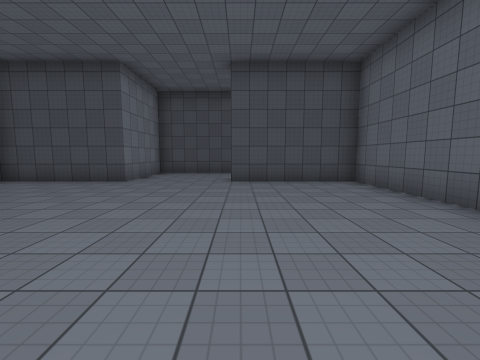
view 1 (above)

18 first-person views from a walk through a scene from a Unity 3-D project. The camera is 1.5 m above the floor, tilts 6° down and sees 90° across. The floor is counted in squares, 2 m on a side. Each view is taken from the middle of a square. On the plan, view 1 faces up. The plan holds only what a view shows up to about 9 squares ahead; the rest is blank. The place goes on beyond the plan. The player character is not drawn. Surface patterns are stand-ins for the level's own textures.

view 2
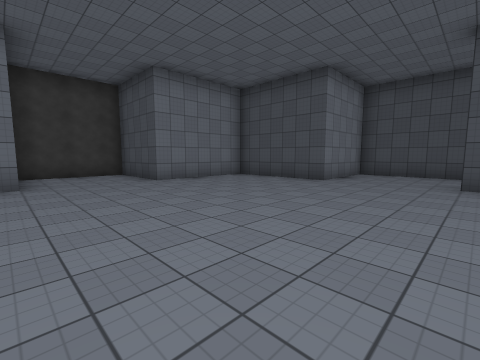

view 3
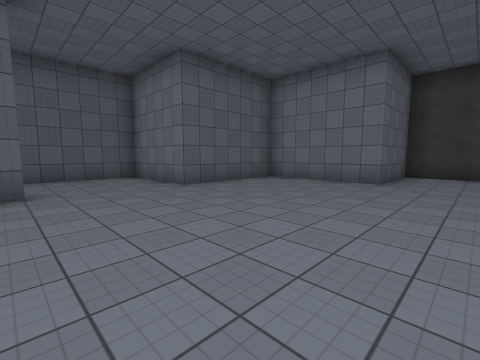

view 4
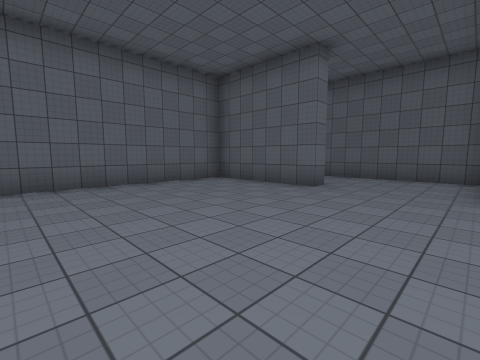

view 5
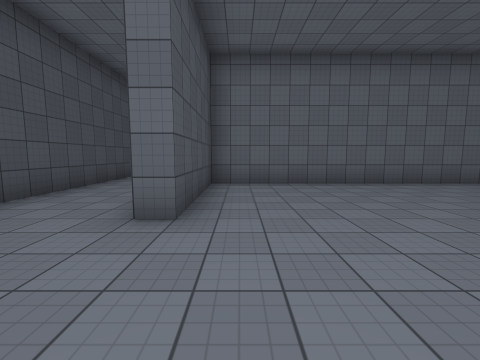

view 6
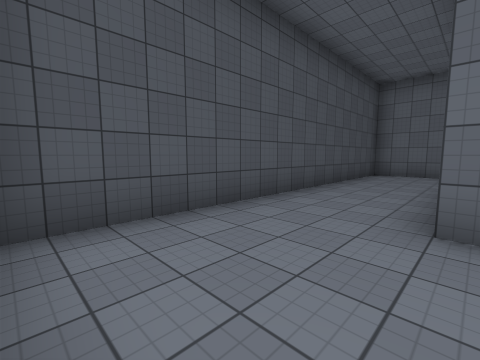

view 7
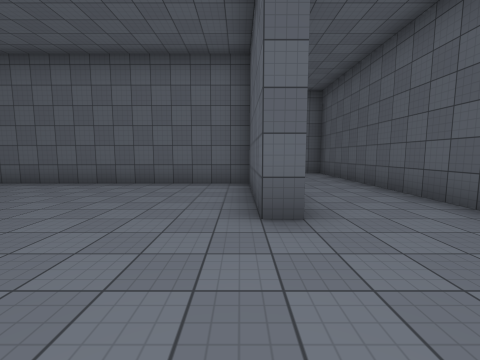

view 8
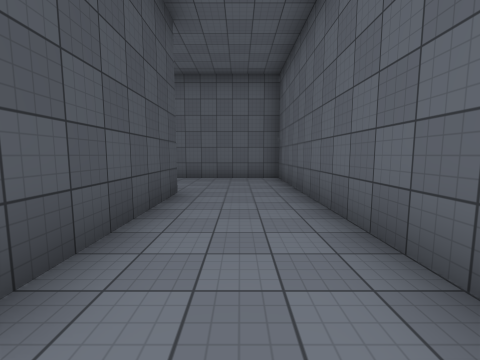

view 9
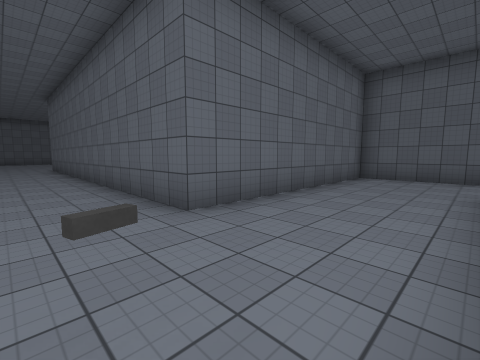

view 10
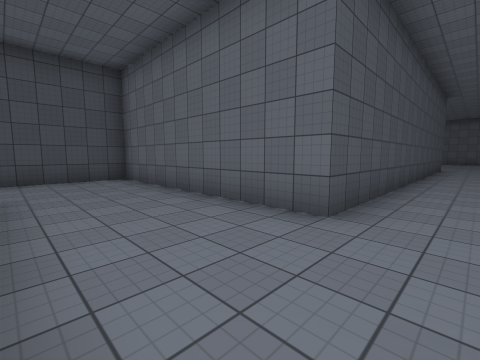

view 11
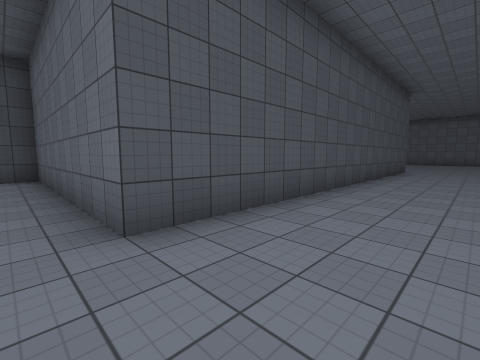

view 12
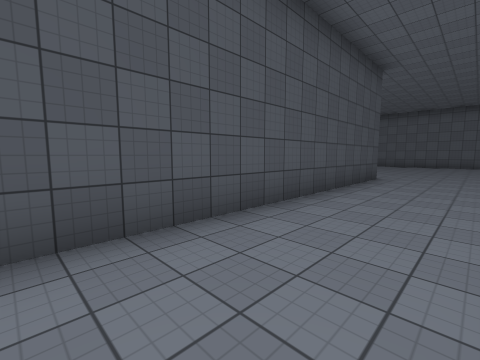

view 13
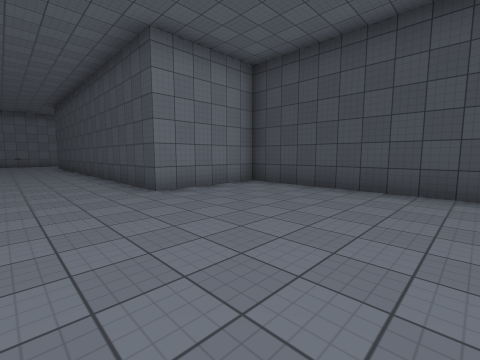

view 14
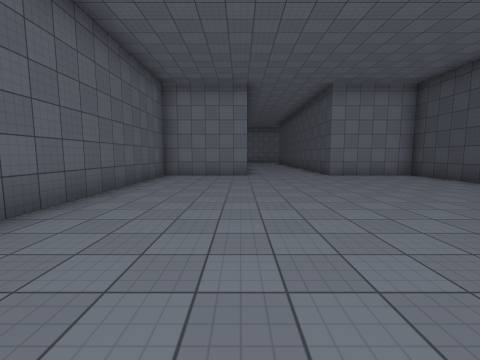

view 15
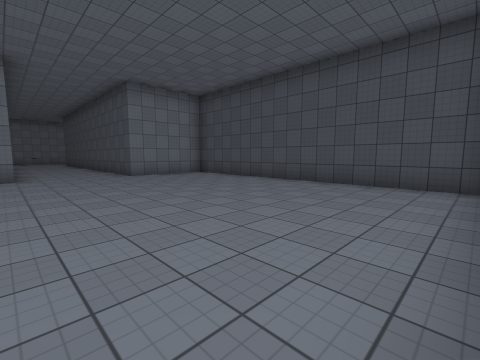

view 16
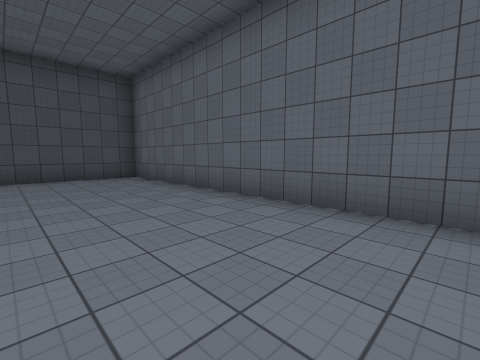

view 17
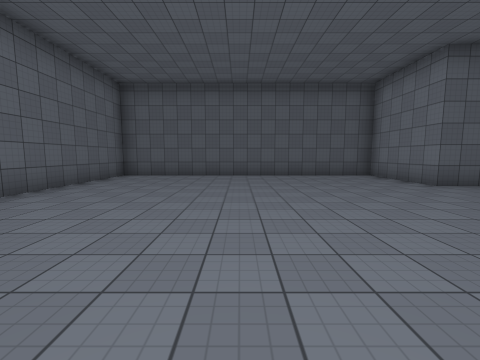

view 18
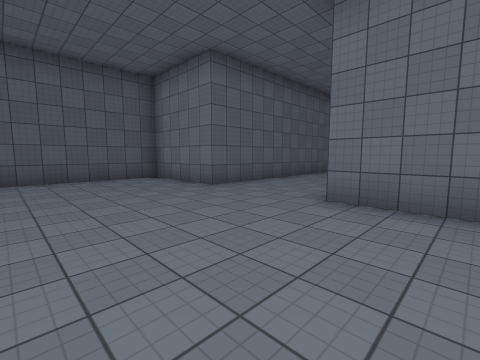

### Floor plan
Points are (right, up) in squares from view 1. A wall is a line through its corners. A room is listed if a view was taken in it or the views show most of it. See-through windows are left out.
Room 1 (views 1, 2, 3, 4, 5, 6, 7, 8)
walls: (-0.2, -3.9) (-0.2, -3.2) (3.2, -3.2) (3.2, 6.8) (-0.2, 6.8) (-0.2, 7.2); (3.8, -3.8) (0.1, -3.8); (4.5, 9.7) (-3.2, 9.7) (-3.2, 6.8) (-6.8, 6.8) (-6.8, 3.2) (-9.5, 3.2) (-9.5, 0.3) (-6.8, 0.3) (-6.8, -3.2) (-3.2, -3.2) (-3.2, -6.3) (4.5, -6.3)
ways out: opening at (3.5, -5.5) to room 2; opening at (4, 8.5) to room 2
Room 2 (views 9, 10, 11, 12, 13, 14, 15, 16, 17, 18)
walls: (4.5, -6.3) (6.8, -6.3) (6.8, 0.3) (18.2, 0.3) (18.2, -2.7) (27.3, -2.7) (27.3, 6.3) (18.2, 6.3) (18.2, 3.2) (6.8, 3.2) (6.8, 9.7) (4.5, 9.7)
ways out: opening at (3.5, -5.5) to room 1; opening at (4, 8.5) to room 1
objects: grey block (5, 2)

Positions as (right, up) in squares from view 1, and headings:
1: (0, 0), facing up
2: (0, 0), facing up-left
3: (0, 2), facing down-left
4: (-3, 2), facing down-right
5: (-3, 6), facing right
6: (-3, 7), facing up-right
7: (-3, -3), facing right
8: (-1, -5), facing right
9: (4, 2), facing down-right
10: (4, 2), facing up-right
11: (6, 1), facing up-right
12: (10, 1), facing up-right
13: (23, 1), facing up-left
14: (27, 0), facing left
15: (27, 0), facing up-left
16: (24, -2), facing up-right
17: (23, 6), facing down
18: (22, 5), facing down-left
